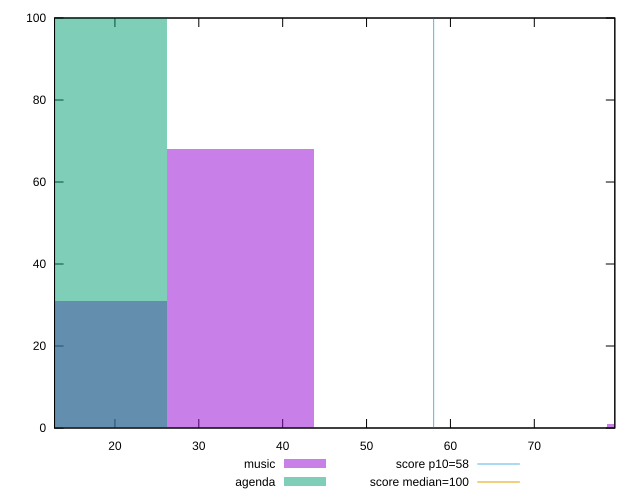

The gnuplot source for this figure:
reset

$music <<EOF
87.421813456856 1
34.9687253827424 68
17.4843626913712 31
EOF

$agenda <<EOF
17.4843626913712 100
EOF

set key outside below
set boxwidth 17.4843626913712
set xrange [12.8:79.60000000000001]
set yrange [0:100]
set trange [0:100]
set style fill transparent solid 0.5 noborder

set parametric
set terminal svg size 640, 500 enhanced background rgb 'white'
set output "reports/report_00031_2021-02-24T23-18-18.084Z/estimated-input-latency/comparison/histogram/0_vs_1.svg"

plot $music title "music" with boxes, \
     $agenda title "agenda" with boxes, \
     58,t title "score p10=58", \
     100,t title "score median=100"

reset
